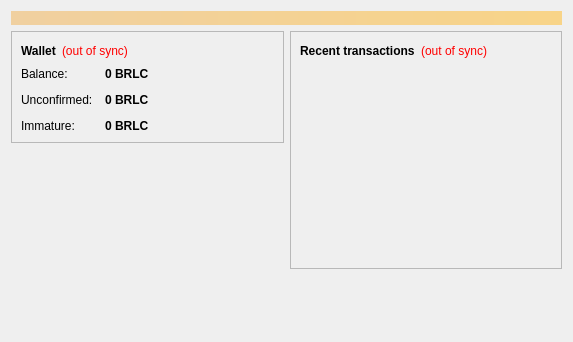
<?xml version="1.0" encoding="UTF-8"?>
<ui version="4.0">
 <class>OverviewPage</class>
 <widget class="QWidget" name="OverviewPage">
  <property name="geometry">
   <rect>
    <x>0</x>
    <y>0</y>
    <width>573</width>
    <height>342</height>
   </rect>
  </property>
  <property name="windowTitle">
   <string>Form</string>
  </property>
  <layout class="QVBoxLayout" name="topLayout">
   <item>
    <widget class="QLabel" name="labelAlerts">
     <property name="visible">
      <bool>false</bool>
     </property>
     <property name="styleSheet">
      <string notr="true">background-color: qlineargradient(x1: 0, y1: 0, x2: 1, y2: 0, stop:0 #F0D0A0, stop:1 #F8D488); color:#000000;</string>
     </property>
     <property name="wordWrap">
      <bool>true</bool>
     </property>
     <property name="margin">
      <number>3</number>
     </property>
    </widget>
   </item>
   <item>
    <layout class="QHBoxLayout" name="horizontalLayout" stretch="1,1">
     <item>
      <layout class="QVBoxLayout" name="verticalLayout_2">
       <item>
        <widget class="QFrame" name="frame">
         <property name="frameShape">
          <enum>QFrame::StyledPanel</enum>
         </property>
         <property name="frameShadow">
          <enum>QFrame::Raised</enum>
         </property>
         <layout class="QVBoxLayout" name="verticalLayout_4">
          <item>
           <layout class="QHBoxLayout" name="horizontalLayout_4">
            <item>
             <widget class="QLabel" name="label_5">
              <property name="font">
               <font>
                <weight>75</weight>
                <bold>true</bold>
               </font>
              </property>
              <property name="text">
               <string>Wallet</string>
              </property>
             </widget>
            </item>
            <item>
             <widget class="QLabel" name="labelWalletStatus">
              <property name="toolTip">
               <string>The displayed information may be out of date. Your wallet automatically synchronizes with the Brlcoin network after a connection is established, but this process has not completed yet.</string>
              </property>
              <property name="styleSheet">
               <string notr="true">QLabel { color: red; }</string>
              </property>
              <property name="text">
               <string notr="true">(out of sync)</string>
              </property>
              <property name="alignment">
               <set>Qt::AlignLeading|Qt::AlignLeft|Qt::AlignVCenter</set>
              </property>
             </widget>
            </item>
            <item>
             <spacer name="horizontalSpacer_2">
              <property name="orientation">
               <enum>Qt::Horizontal</enum>
              </property>
              <property name="sizeHint" stdset="0">
               <size>
                <width>40</width>
                <height>20</height>
               </size>
              </property>
             </spacer>
            </item>
           </layout>
          </item>
          <item>
           <layout class="QFormLayout" name="formLayout_2">
            <property name="fieldGrowthPolicy">
             <enum>QFormLayout::AllNonFixedFieldsGrow</enum>
            </property>
            <property name="horizontalSpacing">
             <number>12</number>
            </property>
            <property name="verticalSpacing">
             <number>12</number>
            </property>
            <item row="0" column="0">
             <widget class="QLabel" name="label">
              <property name="text">
               <string>Balance:</string>
              </property>
             </widget>
            </item>
            <item row="0" column="1">
             <widget class="QLabel" name="labelBalance">
              <property name="font">
               <font>
                <weight>75</weight>
                <bold>true</bold>
               </font>
              </property>
              <property name="cursor">
               <cursorShape>IBeamCursor</cursorShape>
              </property>
              <property name="toolTip">
               <string>Your current balance</string>
              </property>
              <property name="text">
               <string notr="true">0 BRLC</string>
              </property>
              <property name="textInteractionFlags">
               <set>Qt::LinksAccessibleByMouse|Qt::TextSelectableByKeyboard|Qt::TextSelectableByMouse</set>
              </property>
             </widget>
            </item>
            <item row="1" column="0">
             <widget class="QLabel" name="label_3">
              <property name="text">
               <string>Unconfirmed:</string>
              </property>
             </widget>
            </item>
            <item row="1" column="1">
             <widget class="QLabel" name="labelUnconfirmed">
              <property name="font">
               <font>
                <weight>75</weight>
                <bold>true</bold>
               </font>
              </property>
              <property name="cursor">
               <cursorShape>IBeamCursor</cursorShape>
              </property>
              <property name="toolTip">
               <string>Total of transactions that have yet to be confirmed, and do not yet count toward the current balance</string>
              </property>
              <property name="text">
               <string notr="true">0 BRLC</string>
              </property>
              <property name="textInteractionFlags">
               <set>Qt::LinksAccessibleByMouse|Qt::TextSelectableByKeyboard|Qt::TextSelectableByMouse</set>
              </property>
             </widget>
            </item>
            <item row="2" column="0">
             <widget class="QLabel" name="labelImmatureText">
              <property name="text">
               <string>Immature:</string>
              </property>
             </widget>
            </item>
            <item row="2" column="1">
             <widget class="QLabel" name="labelImmature">
              <property name="font">
               <font>
                <weight>75</weight>
                <bold>true</bold>
               </font>
              </property>
              <property name="toolTip">
               <string>Mined balance that has not yet matured</string>
              </property>
              <property name="text">
               <string notr="true">0 BRLC</string>
              </property>
              <property name="textInteractionFlags">
               <set>Qt::LinksAccessibleByMouse|Qt::TextSelectableByKeyboard|Qt::TextSelectableByMouse</set>
              </property>
             </widget>
            </item>
           </layout>
          </item>
         </layout>
        </widget>
       </item>
       <item>
        <spacer name="verticalSpacer">
         <property name="orientation">
          <enum>Qt::Vertical</enum>
         </property>
         <property name="sizeHint" stdset="0">
          <size>
           <width>20</width>
           <height>40</height>
          </size>
         </property>
        </spacer>
       </item>
      </layout>
     </item>
     <item>
      <layout class="QVBoxLayout" name="verticalLayout_3">
       <item>
        <widget class="QFrame" name="frame_2">
         <property name="frameShape">
          <enum>QFrame::StyledPanel</enum>
         </property>
         <property name="frameShadow">
          <enum>QFrame::Raised</enum>
         </property>
         <layout class="QVBoxLayout" name="verticalLayout">
          <item>
           <layout class="QHBoxLayout" name="horizontalLayout_2">
            <item>
             <widget class="QLabel" name="label_4">
              <property name="text">
               <string>&lt;b&gt;Recent transactions&lt;/b&gt;</string>
              </property>
             </widget>
            </item>
            <item>
             <widget class="QLabel" name="labelTransactionsStatus">
              <property name="toolTip">
               <string>The displayed information may be out of date. Your wallet automatically synchronizes with the Brlcoin network after a connection is established, but this process has not completed yet.</string>
              </property>
              <property name="styleSheet">
               <string notr="true">QLabel { color: red; }</string>
              </property>
              <property name="text">
               <string notr="true">(out of sync)</string>
              </property>
              <property name="alignment">
               <set>Qt::AlignRight|Qt::AlignTrailing|Qt::AlignVCenter</set>
              </property>
             </widget>
            </item>
            <item>
             <spacer name="horizontalSpacer">
              <property name="orientation">
               <enum>Qt::Horizontal</enum>
              </property>
              <property name="sizeHint" stdset="0">
               <size>
                <width>40</width>
                <height>20</height>
               </size>
              </property>
             </spacer>
            </item>
           </layout>
          </item>
          <item>
           <widget class="QListView" name="listTransactions">
            <property name="styleSheet">
             <string notr="true">QListView { background: transparent; }</string>
            </property>
            <property name="frameShape">
             <enum>QFrame::NoFrame</enum>
            </property>
            <property name="verticalScrollBarPolicy">
             <enum>Qt::ScrollBarAlwaysOff</enum>
            </property>
            <property name="horizontalScrollBarPolicy">
             <enum>Qt::ScrollBarAlwaysOff</enum>
            </property>
            <property name="selectionMode">
             <enum>QAbstractItemView::NoSelection</enum>
            </property>
           </widget>
          </item>
         </layout>
        </widget>
       </item>
       <item>
        <spacer name="verticalSpacer_2">
         <property name="orientation">
          <enum>Qt::Vertical</enum>
         </property>
         <property name="sizeHint" stdset="0">
          <size>
           <width>20</width>
           <height>40</height>
          </size>
         </property>
        </spacer>
       </item>
      </layout>
     </item>
    </layout>
   </item>
  </layout>
 </widget>
 <resources/>
 <connections/>
</ui>
